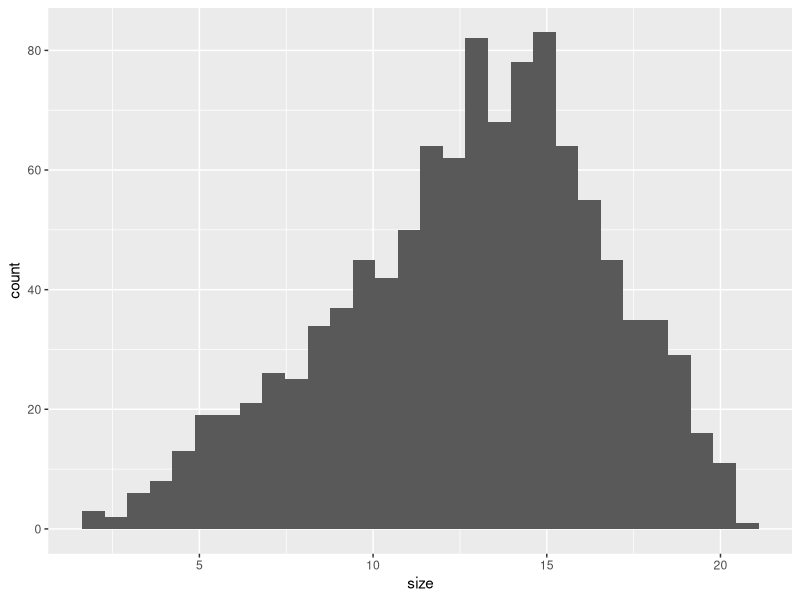
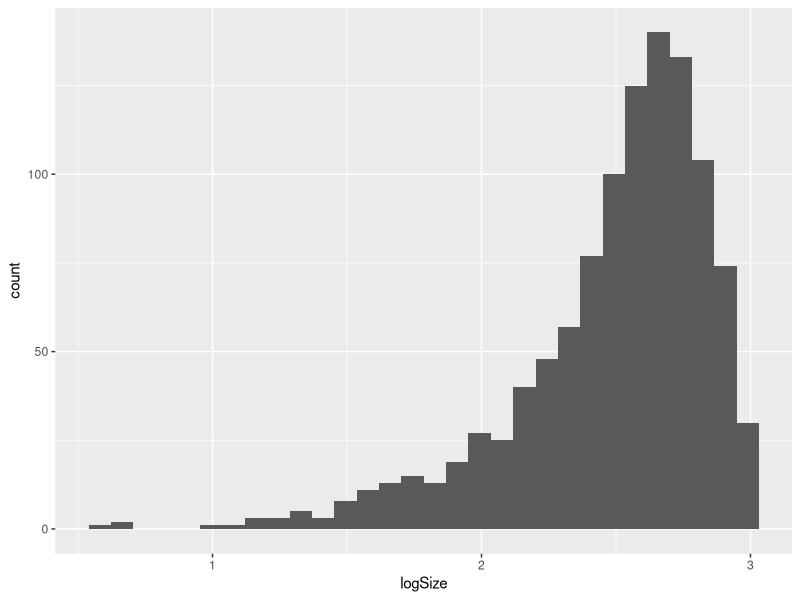
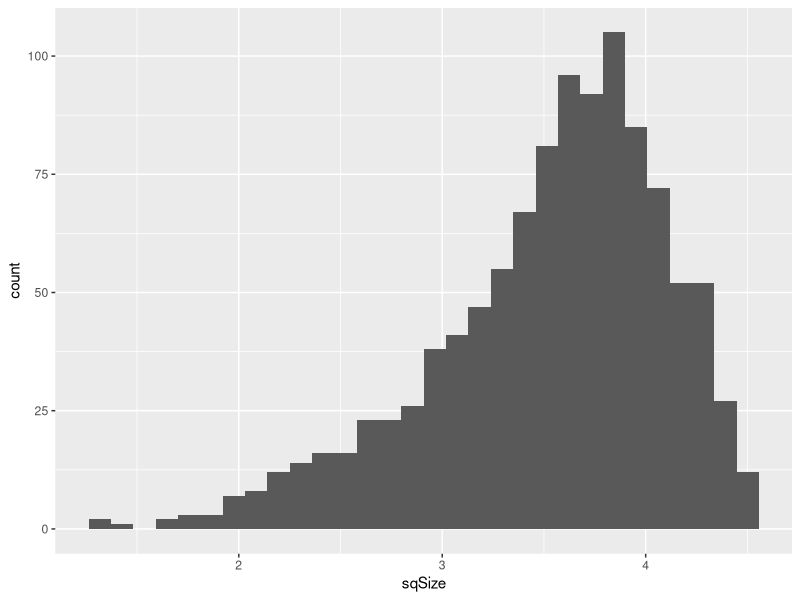
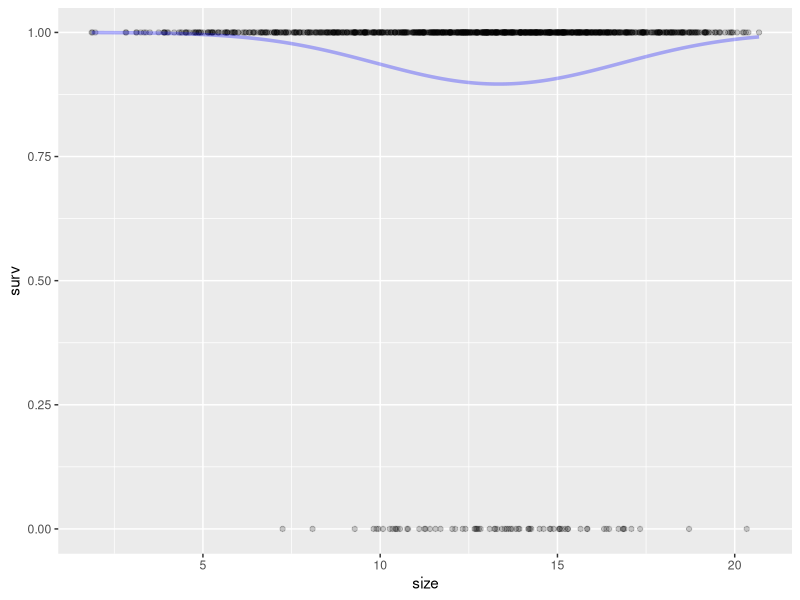
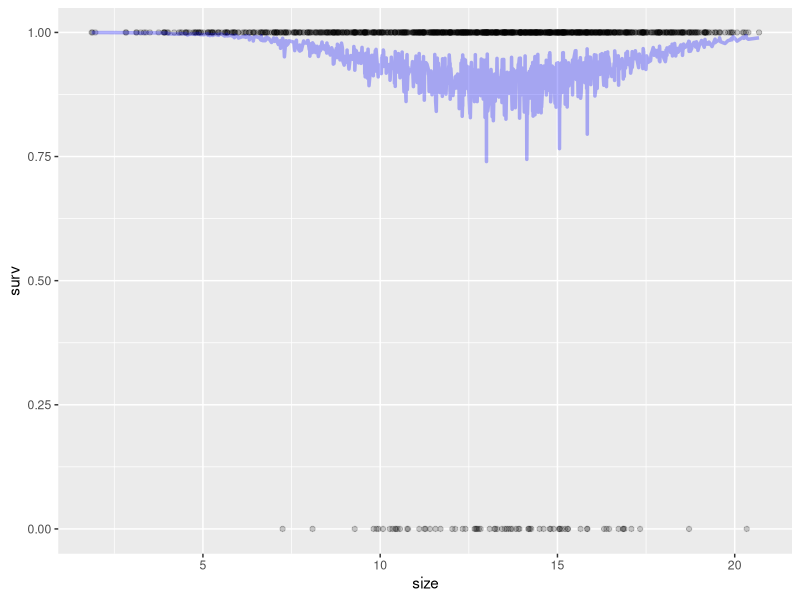
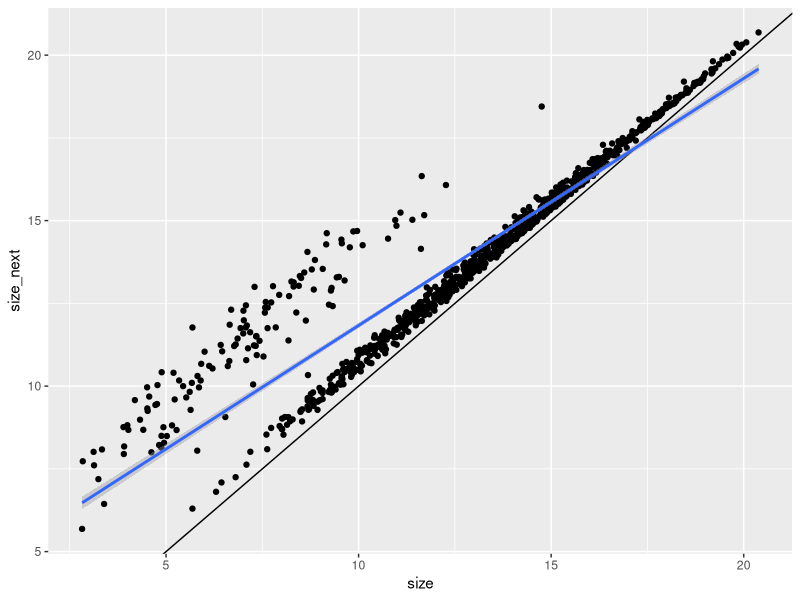
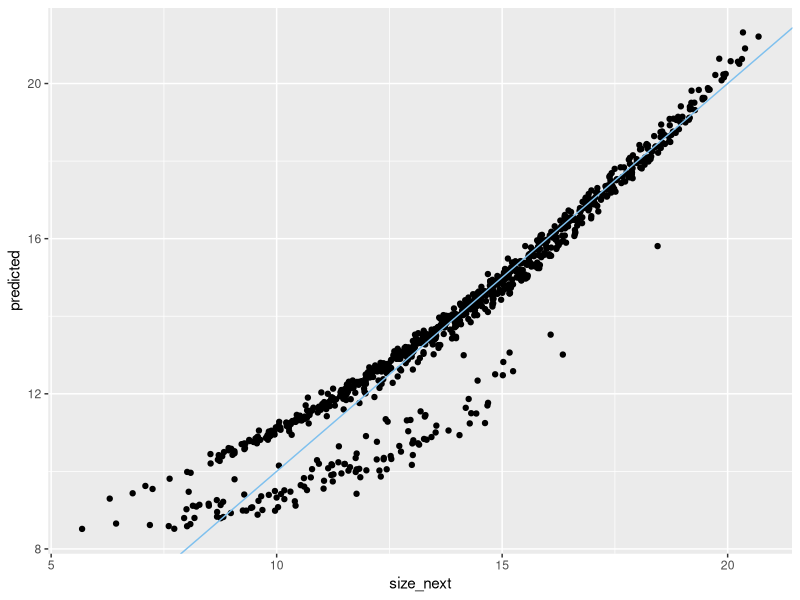
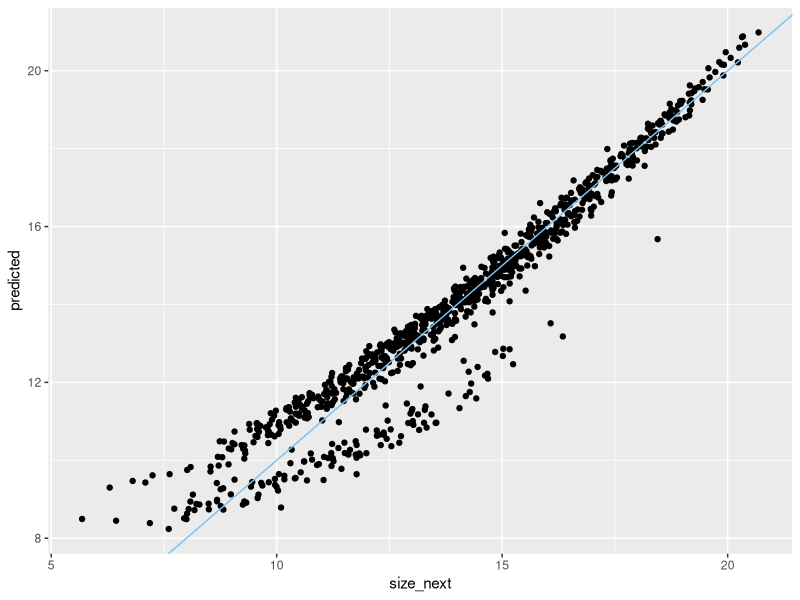

The R source for these figures, in order:
## ---- chunk 1
knitr::opts_chunk$set(echo = TRUE)
## ---- chunk 2
library(tidyverse)
library(broom)
library(broom.mixed)
library(magrittr)
library(lmerTest)
conflicted::conflicts_prefer(lmerTest::lmer)
conflicted::conflicts_prefer(dplyr::filter)
conflicted::conflicts_prefer(dplyr::mutate)
## ---- chunk 3
simpop <- read_csv("../output/PopSim_Phenos-Genos_v3.csv")
names(simpop)
#logit_pheno = scaled probability/phenotype
#_geno = genotype score for that trait 
#size = height calculated from simulated Weibull parameters (alpha, beta, k, and delta)
####Note: we will use the genotype score for k for this 
#elapsed_weeks = interval between weeks - should all be 1 in this data
## ---- chunk 4
unique(simpop$established) #NA = did not germinate, 1 = established (survived first 3 weeks in field); 0 = did not establish
unique(simpop$y1surv) #NA = did not establish, 1 = survived to week 12; 0 = did not survive 
#simpop %>% select(Indiv_ID, germinated, established, y1surv, k_pheno, week, size) %>% filter(Indiv_ID<5)

simpop_timeprep <- simpop %>%
  mutate(weeks = as.numeric(week - 1), #Weeks since week 1 (equivalent to pre-transplant or initial size) 
         size = if_else(germinated==0, NA, size) #no size if no germ
         ) %>%   
  group_by(Indiv_ID) %>% 
  mutate(surv=if_else(germinated==0, NA, #surv = NA if you did not germ 
                        if_else(week==1, 1, #if you did germinate, assume you survived to week 1 (equivalent to pre-transplant size time point)
                                if_else(established==0, 0, #surv = 0 after week 1 if you did not establish 
                                        if_else(week<5, 1, #if you did establish, your surv is equal to 1 for the first 3 weeks post-transplant 
                                                y1surv) #your survival for weeks 5-12 is then equal to your y1surv
                                        )))) %>% 
  mutate(death.week=if_else(y1surv==1, NA, #if survive year 1 no death week 
                            first(week, order_by = surv)) #first week where surv = 0 
           ) %>% 
  #note we only have establishment and y1surv survival from the pop sim --> little weekly variation 
  mutate(size_next = lead(size, order_by = week), #next time point's size) 
         size = if_else(is.na(death.week), size,
                        if_else(week>death.week, NA, size))) %>%  
  ungroup() %>% 
  mutate(size_next=if_else(surv==0, NA, size_next))

simpop_timeprep %>% #look at data for a few indivs to see if above worked
  drop_na(surv) %>% 
  select(Indiv_ID, week, weeks, germinated, established, y1surv, size, size_next, surv, death.week) %>% 
  filter(Indiv_ID<25)

simpop_timeprep_surv <- simpop_timeprep %>% drop_na(surv, size) #for surv models 
simpop_timeprep_size <- simpop_timeprep %>% drop_na(size, size_next) #for size models 
## ---- chunk 5
simpop_timeprep_surv %>%  #slightly skewed
  ggplot(aes(x=size)) +
  geom_histogram()

simpop_timeprep_surv_scaled <- simpop_timeprep_surv %>% 
  mutate(logSize=log(size),
         sqSize=sqrt(size)) 

simpop_timeprep_surv_scaled %>% #not better
  ggplot(aes(x=logSize)) +
  geom_histogram()

simpop_timeprep_surv_scaled %>% #not better
  ggplot(aes(x=sqSize)) +
  geom_histogram()
## ---- chunk 6
surv.models_pheno <- tribble(
  ~name,          ~f,
  "1_linear_size",                 "surv ~ size", 
  "2_linear_weeks",                "surv ~ size + weeks",
  "3a_quadratic_size",             "surv ~ size + I(size^2)", 
  "3b_quadratic_size_weeks",       "surv ~ size + I(size^2) + weeks", 
  "4a_cubic_size",                 "surv ~ size + I(size^2) + I(size^3)",
  "4b_cubic_size_weeks",           "surv ~ size + I(size^2) + I(size^3) + weeks"
)

#run the models 
surv.models_pheno <- surv.models_pheno %>%
  mutate(glm = map(f, ~ glm(as.formula(.), 
                            data = simpop_timeprep_surv, 
                            family = "binomial")), #, #run the models 
         predict = map(glm, predict, type = "response"), 
         glance = map(glm, tidy),
         AIC = map(glm, AIC),
         BIC = map(glm, BIC)) #glance at the model results

surv.models_pheno %>% select(-f, -glm, -predict) %>% unnest(BIC) %>% arrange(BIC) #look at the model fitting info 
surv.models_pheno %>% select(-f, -glm, -predict) %>% unnest(AIC) %>% arrange(AIC) #look at the model fitting info 
#3a_quadratic size best by AIC and BIC
## ---- chunk 7
survival.model.final_pheno <- surv.models_pheno %>% filter(name == "3a_quadratic_size") %>% pull(glm) %>% magrittr::extract2(1)
summary(survival.model.final_pheno)
## ---- chunk 8
simpop_timeprep_surv %>% 
  mutate(pred_fixef = predict(survival.model.final_pheno, newdata = ., type="response", re.form = NA)) %>% 
  ggplot(aes(x = size, y = surv)) +
  geom_point(alpha=.2) +
  geom_line(aes(y = pred_fixef), 
            color = "blue", 
            size = 1.2, alpha=0.3) 
## ---- chunk 9
surv.models_genos <- tribble(
  ~name,          ~f,
  "1a_linear_size",                 "surv ~ size", 
  "1b_linear_size_genos",           "surv ~ size + establishment.logit_geno + y1surv.logit_geno", 
  "2a_linear_weeks",                "surv ~ size + weeks",
  "2b_linear_weeks_geno",           "surv ~ size + weeks + establishment.logit_geno + y1surv.logit_geno",
  "3a_quadratic_size",              "surv ~ size + I(size^2)", 
  "3b_quadratic_size_weeks",        "surv ~ size + I(size^2) + weeks", 
  "3c_quadratic_size_weeks_geno",   "surv ~ size + I(size^2) + weeks + establishment.logit_geno + y1surv.logit_geno",
  "4a_cubic_size",                  "surv ~ size + I(size^2) + I(size^3)",
  "4b_cubic_size_weeks",            "surv ~ size + I(size^2) + I(size^3) + weeks",
  "4c_cubic_size_weeks_geno",       "surv ~ size + I(size^2) + I(size^3) + weeks + establishment.logit_geno + y1surv.logit_geno"
)

#run the models 
surv.models_genos <- surv.models_genos %>%
  mutate(glm = map(f, ~ glm(as.formula(.), 
                            data = simpop_timeprep_surv, 
                            family = "binomial")), #, #run the models 
         predict = map(glm, predict, type = "response"), 
         glance = map(glm, tidy),
         AIC = map(glm, AIC),
         BIC = map(glm, BIC)) #glance at the model results

surv.models_genos %>% select(-f, -glm, -predict) %>% unnest(BIC) %>% arrange(BIC) #look at the model fitting info 
surv.models_genos %>% select(-f, -glm, -predict) %>% unnest(AIC) %>% arrange(AIC) #look at the model fitting info 
#3a_quadratic_size best by BIC
#3c_quadratic_size_weeks_geno best by AIC 
## ---- chunk 10
survival.model.final_genos <- surv.models_genos %>% filter(name == "3c_quadratic_size_weeks_geno") %>% pull(glm) %>% magrittr::extract2(1)
summary(survival.model.final_genos)
## ---- chunk 11
simpop_timeprep_surv %>% 
  mutate(pred_fixef = predict(survival.model.final_genos, newdata = ., type="response", re.form = NA)) %>% 
  ggplot(aes(x = size, y = surv)) +
  geom_point(alpha=.2) +
  geom_line(aes(y = pred_fixef), 
            color = "blue", 
            size = 1.2, alpha=0.3) 
## ---- chunk 12
simpop_timeprep_size %>% 
  ggplot(aes(x=size, y=size_next)) +
  geom_point()  +
  geom_abline() +
  geom_smooth(method = "lm")
## ---- chunk 13
size.models_pheno <- tribble(
  ~name,          ~f,
  "1_linear_size",                 "size_next ~ size", 
  "2_linear_weeks",                "size_next ~ size + weeks",
  "3a_quadratic_size",             "size_next ~ size + I(size^2)", 
  "3b_quadratic_size_weeks",       "size_next ~ size + I(size^2) + weeks", 
  "4a_cubic_size",                 "size_next ~ size + I(size^2) + I(size^3)",
  "4b_cubic_size_weeks",           "size_next ~ size + I(size^2) + I(size^3) + weeks"
)

#run the models 
size.models_pheno <- size.models_pheno %>%
  mutate(lm = map(f, ~ lm(as.formula(.), 
                            data = simpop_timeprep_size)), #, #run the models 
         predict = map(lm, predict), 
         glance = map(lm, glance)) #glance at the model results

size.models_pheno %>% select(-f, -lm, -predict) %>% unnest(glance) %>% arrange(BIC) #look at the model fitting info 
size.models_pheno %>% select(-f, -lm, -predict) %>% unnest(glance) %>% arrange(AIC) #look at the model fitting info 
#3b_quadratic_size_weeks best by AIC and BIC
## ---- chunk 14
size.model.final_pheno <- size.models_pheno %>% filter(name == "3b_quadratic_size_weeks") %>% pull(lm) %>% magrittr::extract2(1)
summary(size.model.final_pheno)
## ---- chunk 15
simpop_timeprep_size %>% 
  cbind(predicted={size.models_pheno %>% filter(name=="3b_quadratic_size_weeks") %>% pull(predict) %>% unlist()}) %>%
  ggplot(aes(x=size_next, y = predicted)) +
  geom_point() +
  geom_abline(color="skyblue2")
## ---- chunk 16
size.models_genos <- tribble(
  ~name,          ~f,
  "1a_linear_size",                 "size_next ~ size", 
  "1b_linear_size_geno",            "size_next ~ size + k_geno", 
  "2a_linear_weeks",                "size_next ~ size + weeks",
  "2b_linear_weeks_geno",           "size_next ~ size + weeks + k_geno",
  "3a_quadratic_size",              "size_next ~ size + I(size^2)", 
  "3b_quadratic_size_weeks",        "size_next ~ size + I(size^2) + weeks", 
  "3c_quadratic_size_weeks_geno",   "size_next ~ size + I(size^2) + weeks + k_geno",
  "4a_cubic_size",                  "size_next ~ size + I(size^2) + I(size^3)",
  "4b_cubic_size_weeks",            "size_next ~ size + I(size^2) + I(size^3) + weeks",
  "4c_cubic_size_weeks_geno",       "size_next ~ size + I(size^2) + I(size^3) + weeks + k_geno"
)

#run the models 
size.models_genos <- size.models_genos %>%
  mutate(lm = map(f, ~ lm(as.formula(.), 
                            data = simpop_timeprep_size)), #, #run the models 
         predict = map(lm, predict), 
         glance = map(lm, glance)) #glance at the model results

size.models_genos %>% select(-f, -lm, -predict) %>% unnest(glance) %>% arrange(BIC) #look at the model fitting info 
size.models_genos %>% select(-f, -lm, -predict) %>% unnest(glance) %>% arrange(AIC) #look at the model fitting info 
#3c_quadratic_size_weeks_geno best by AIC and BIC
## ---- chunk 17
size.model.final_genos <- size.models_genos %>% filter(name == "3c_quadratic_size_weeks_geno") %>% pull(lm) %>% magrittr::extract2(1)
summary(size.model.final_genos)
## ---- chunk 18
simpop_timeprep_size %>% 
  cbind(predicted={size.models_genos %>% filter(name=="3c_quadratic_size_weeks_geno") %>% pull(predict) %>% unlist()}) %>%
  ggplot(aes(x=size_next, y = predicted)) +
  geom_point() +
  geom_abline(color="skyblue2")
## ---- chunk 19
params=data.frame(
  surv.int=NA, # Intercept from logistic regression of survival
  surv.slope1=NA, # Slope from logistic regression of survival
  surv.slope2=NA, # Quadratic slope from logistic regression of survival
  growth.int=NA, # Intercept from linear regression of growth
  growth.slope1=NA, # Slope from linear regression of growth
  growth.slope2=NA, # Quadratic slope from linear regression of growth
  growth.sd=NA # Residual sd from the linear regression of growth
)

params_phenos <- params
params_genos <- params
## ---- chunk 20
surv.coefs_pheno <- surv.models_pheno %>% 
  filter(name == "3a_quadratic_size") %>%
  mutate(coefs = map(glm, tidy)) %>% 
  select(name, f, coefs) %>% 
  unnest(coefs) 

params_phenos$surv.int <- surv.coefs_pheno %>% filter(term == "(Intercept)") %>% pull(estimate)
params_phenos$surv.slope1 <- surv.coefs_pheno %>% filter(term == "size") %>% pull(estimate)
params_phenos$surv.slope2 <- surv.coefs_pheno %>% filter(term == "I(size^2)") %>% pull(estimate)
## ---- chunk 21
surv.coefs_genos <- surv.models_genos %>% 
  filter(name == "3c_quadratic_size_weeks_geno") %>%
  mutate(coefs = map(glm, tidy)) %>% 
  select(name, f, coefs) %>% 
  unnest(coefs) 

params_genos$surv.int <- surv.coefs_genos %>% filter(term == "(Intercept)") %>% pull(estimate)
params_genos$surv.slope1 <- surv.coefs_genos %>% filter(term == "size") %>% pull(estimate)
params_genos$surv.slope2 <- surv.coefs_genos %>% filter(term == "I(size^2)") %>% pull(estimate)
## ---- chunk 22
growth.coefs_pheno <- size.models_pheno %>% 
  filter(name == "3b_quadratic_size_weeks") %>% 
  mutate(coefs = map(lm, tidy)) %>% 
  select(name, f, coefs) %>% 
  unnest(coefs) 

params_phenos$growth.int <- growth.coefs_pheno %>% filter(term == "(Intercept)") %>% pull(estimate)
params_phenos$growth.slope1 <- growth.coefs_pheno %>% filter(term == "size") %>% pull(estimate)
params_phenos$growth.slope2 <- growth.coefs_pheno %>% filter(term == "I(size^2)") %>% pull(estimate)

#Pull sigma which is the _modeled_ standard deviation of the residuals.  Merow uses observed sd of residuals.  
params_phenos$growth.sd <- size.models_pheno %>% filter(name == "3b_quadratic_size_weeks") %>% unnest(glance) %>% pull(sigma)
## ---- chunk 23
growth.coefs_genos <- size.models_genos %>% 
  filter(name == "3c_quadratic_size_weeks_geno") %>% 
  mutate(coefs = map(lm, tidy)) %>% 
  select(name, f, coefs) %>% 
  unnest(coefs) 

params_genos$growth.int <- growth.coefs_genos %>% filter(term == "(Intercept)") %>% pull(estimate)
params_genos$growth.slope1 <- growth.coefs_genos %>% filter(term == "size") %>% pull(estimate)
params_genos$growth.slope2 <- growth.coefs_genos %>% filter(term == "I(size^2)") %>% pull(estimate)

#Pull sigma which is the _modeled_ standard deviation of the residuals.  Merow uses observed sd of residuals.  
params_genos$growth.sd <- size.models_genos %>% filter(name == "3c_quadratic_size_weeks_geno") %>% unnest(glance) %>% pull(sigma)
## ---- chunk 24
# 1. survival probability function
##This is inverse logit.  Provides survival probability based on size.
s.x_phenos=function(x,params_phenos) {
  u=exp(params_phenos$surv.int + params_phenos$surv.slope1*x + params_phenos$surv.slope2*x^2)
  return(u/(1+u)) 
}

# 2. growth function
## Return a probability distribution of new sizes at t+1 (xp) at a given size x.  
g.yx_phenos=function(xp,x,params_phenos) {
  dnorm(xp,mean=params_phenos$growth.int + params_phenos$growth.slope1*x + params_phenos$growth.slope2*x^2, sd=params_phenos$growth.sd)
}
## ---- chunk 25
# 1. survival probability function
##This is inverse logit.  Provides survival probability based on size.
s.x_genos=function(x,params_genos) {
  u=exp(params_genos$surv.int + params_genos$surv.slope1*x + params_genos$surv.slope2*x^2)
  return(u/(1+u)) 
}

# 2. growth function
## Return a probability distribution of new sizes at t+1 (xp) at a given size x.  
g.yx_genos=function(xp,x,params_genos) {
  dnorm(xp,mean=params_genos$growth.int + params_genos$growth.slope1*x + params_genos$growth.slope2*x^2, sd=params_genos$growth.sd)
}
## ---- chunk 26
# the sizes we are integrating over
minSize<-min(simpop_timeprep$size,na.rm=T) 
maxSize<-max(simpop_timeprep$size,na.rm=T) 

n=100 # dimensions of the matrix 

b=minSize+c(0:n)*(maxSize-minSize)/n # boundary points
y=0.5*(b[1:n]+b[2:(n+1)]) # mesh points
h=y[2]-y[1] # step size
## ---- chunk 27
G_phenos=h*outer(y,y,g.yx_phenos,params=params_phenos) # growth matrix

S_phenos=s.x_phenos(y,params=params_phenos) # survival at each size midpoint

P_phenos=G_phenos # placeholder; redefine P on the next line
for(i in 1:n) P_phenos[,i]=G_phenos[,i]*S_phenos[i] # growth/survival matrix
## ---- chunk 28
G_genos=h*outer(y,y,g.yx_genos,params=params_genos) # growth matrix

S_genos=s.x_genos(y,params=params_genos) # survival at each size midpoint

P_genos=G_genos # placeholder; redefine P on the next line
for(i in 1:n) P_genos[,i]=G_genos[,i]*S_genos[i] # growth/survival matrix
## ---- chunk 29
P_phenos %>% as_tibble() %>%
  set_colnames(y) %>% #column names = each size mesh point 
  mutate(size.t1=y) %>%
  pivot_longer(-size.t1, names_to = "size.t", names_transform = as.numeric) %>%
  ggplot(aes(x=size.t, y = size.t1)) +
  geom_raster(aes(fill = value)) + #basic contour with fill determined by the growth*surv value 
  geom_contour(aes(z = value),lwd=.25) + #adds contour lines 
  geom_abline(intercept=0, slope = 1, color="gray90", lty=5) + #add 1:1 line 
  scale_fill_viridis_c(option = "plasma") + #change contour colors 
  labs(x = "Size (t)", y = "Size (t + 1)", title = "P Matrix: Phenos Only") +
  coord_equal() + #make it a square plot 
  theme_bw()
## ---- chunk 30
P_genos %>% as_tibble() %>%
  set_colnames(y) %>% #column names = each size mesh point 
  mutate(size.t1=y) %>%
  pivot_longer(-size.t1, names_to = "size.t", names_transform = as.numeric) %>%
  ggplot(aes(x=size.t, y = size.t1)) +
  geom_raster(aes(fill = value)) + #basic contour with fill determined by the growth*surv value 
  geom_contour(aes(z = value),lwd=.25) + #adds contour lines 
  geom_abline(intercept=0, slope = 1, color="gray90", lty=5) + #add 1:1 line 
  scale_fill_viridis_c(option = "plasma") + #change contour colors 
  labs(x = "Size (t)", y = "Size (t + 1)", title = "P Matrix: Phenos + Genos") +
  coord_equal() + #make it a square plot 
  theme_bw()
## ---- chunk 31
plot(y,s.x_phenos(y,params_phenos), #fitted survival model 
     xlab="Size",type="l",
        ylab="Survival Probability",lwd=12)
     points(y,apply(P_phenos,2,sum),col="red",lwd=3,cex=.1,pch=19) # column sums 
#some eviction at larger sizes
## ---- chunk 32
plot(y,s.x_genos(y,params_genos), #fitted survival model 
     xlab="Size",type="l",
        ylab="Survival Probability",lwd=12)
     points(y,apply(P_genos,2,sum),col="red",lwd=3,cex=.1,pch=19) # column sums 
#some eviction at larger sizes
## ---- chunk 33
Pc_phenos=G_phenos # placeholder; redefine P on the next line
for(i in 1:n) Pc_phenos[,i]=G_phenos[,i]*S_phenos[i] # growth/survival matrix
nvals <- colSums(Pc_phenos, na.rm = TRUE)
Pc_phenos <- t((t(Pc_phenos)/nvals) * s.x_phenos(y, params=params_phenos))

plot(y,s.x_phenos(y,params_phenos),xlab="Size",type="l",
        ylab="Survival Probability",lwd=12)
     points(y,apply(Pc_phenos,2,sum),col="red",lwd=3,cex=.1,pch=19) # solution worked
## ---- chunk 34
Pc_genos=G_genos # placeholder; redefine P on the next line
for(i in 1:n) Pc_genos[,i]=G_genos[,i]*S_genos[i] # growth/survival matrix
nvals <- colSums(Pc_genos, na.rm = TRUE)
Pc_genos <- t((t(Pc_genos)/nvals) * s.x_genos(y, params=params_genos))

plot(y,s.x_genos(y,params_genos),xlab="Size",type="l",
        ylab="Survival Probability",lwd=12)
     points(y,apply(Pc_genos,2,sum),col="red",lwd=3,cex=.1,pch=19) # solution worked
## ---- chunk 35
Pc_phenos %>% as_tibble() %>%
  set_colnames(y) %>% #column names = each size mesh point 
  mutate(size.t1=y) %>%
  pivot_longer(-size.t1, names_to = "size.t", names_transform = as.numeric) %>%
  ggplot(aes(x=size.t, y = size.t1)) +
  geom_raster(aes(fill = value)) + #basic contour with fill determined by the growth*surv value 
  geom_contour(aes(z = value),lwd=.25) + #adds contour lines 
  geom_abline(intercept=0, slope = 1, color="gray90", lty=5) + #add 1:1 line 
  scale_fill_viridis_c(option = "plasma") + #change contour colors 
  labs(x = "Size (t)", y = "Size (t + 1)", title = "P Matrix: Phenos Only") +
  coord_equal() + #make it a square plot 
  theme_bw()
## ---- chunk 36
Pc_genos %>% as_tibble() %>%
  set_colnames(y) %>% #column names = each size mesh point 
  mutate(size.t1=y) %>%
  pivot_longer(-size.t1, names_to = "size.t", names_transform = as.numeric) %>%
  ggplot(aes(x=size.t, y = size.t1)) +
  geom_raster(aes(fill = value)) + #basic contour with fill determined by the growth*surv value 
  geom_contour(aes(z = value),lwd=.25) + #adds contour lines 
  geom_abline(intercept=0, slope = 1, color="gray90", lty=5) + #add 1:1 line 
  scale_fill_viridis_c(option = "plasma") + #change contour colors 
  labs(x = "Size (t)", y = "Size (t + 1)", title = "P Matrix: Phenos + Genos") +
  coord_equal() + #make it a square plot 
  theme_bw()
